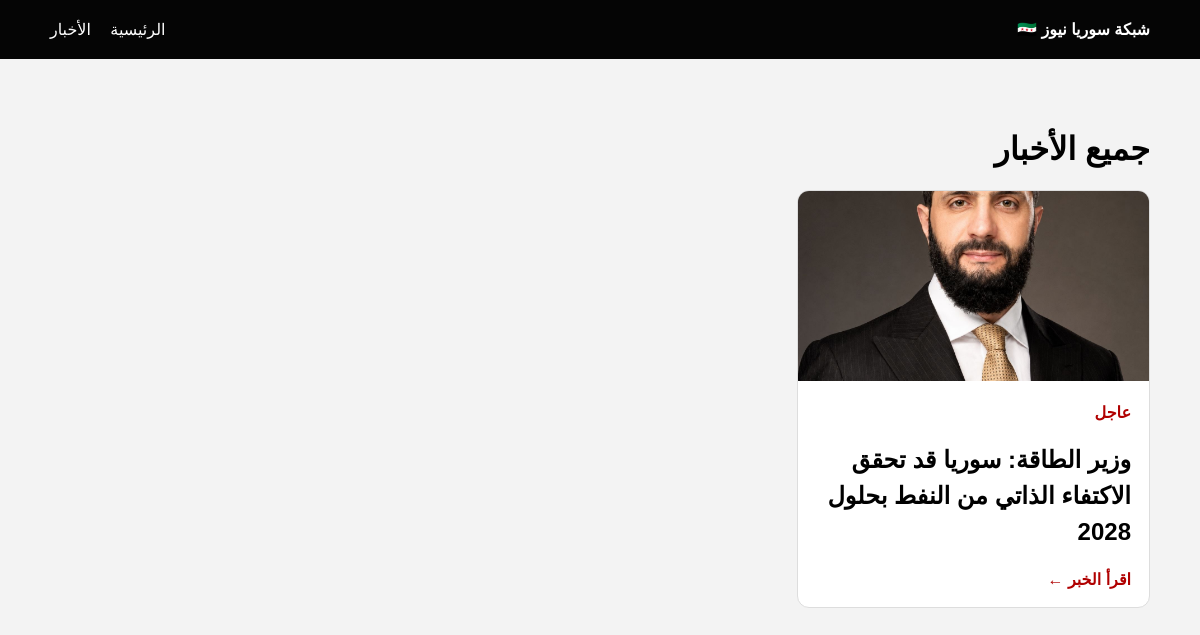
Page /news.php on the committed database.
### tables this page shows
CREATE TABLE news (
    id INTEGER PRIMARY KEY AUTOINCREMENT,
    title TEXT NOT NULL,
    content TEXT NOT NULL,
    image TEXT,
    category TEXT DEFAULT 'أخبار سوريا',
    created_at DATETIME DEFAULT CURRENT_TIMESTAMP
);

### news.php (the view, shortened to what this page needs)
<?php
require_once __DIR__ . '/database/db.php';
$result = $db->query("
    SELECT * FROM news
    ORDER BY datetime(created_at) DESC
");
?>
<!DOCTYPE html>
<html lang="ar" dir="rtl">
<head>
</head>
<body>
<header>
<div class="header">
<strong>شبكة سوريا نيوز 🇸🇾</strong>
<nav>
<a href="index.php">الرئيسية</a>
<a href="news.php">الأخبار</a>
</nav>
</div>
</header>
<main class="container">
<h1>جميع الأخبار</h1>
<div class="grid">
<?php while ($row = $result->fetchArray(SQLITE3_ASSOC)): ?>
<div class="card">
<?php if ($row['image']): ?>
<img src="<?= htmlspecialchars($row['image']) ?>">
<?php else: ?>
<div class="no-image">
شبكة سوريا نيوز
</div>
<?php endif; ?>
<div class="content">
<div class="category">
<?= htmlspecialchars($row['category']) ?>
</div>
<h2>
<?= htmlspecialchars($row['title']) ?>
</h2>
<a class="read" href="article.php?id=<?= (int)$row['id'] ?>">
اقرأ الخبر ←
</a>
</div>
</div>
<?php endwhile; ?>
</div>
</main>
</body>
</html>

### news.php (style rules this page uses)
body { margin: 0; font-family: Arial, Tahoma, sans-serif; background: #f3f3f3; }
header { background: #050505; color: white; padding: 20px; }
.header { max-width: 1100px; margin: auto; display: flex; justify-content: space-between; }
nav a { color: white; text-decoration: none; margin-right: 15px; }
.container { max-width: 1100px; margin: 35px auto; padding: 15px; }
.grid { display: grid; grid-template-columns: repeat(3,1fr); gap: 20px; }
.card { background: white; border-radius: 12px; overflow: hidden; border: 1px solid #ddd; }
.card img { width: 100%; height: 190px; object-fit: cover; }
.content { padding: 18px; }
.category { color: #b00000; font-weight: bold; }
h2 { line-height: 1.5; }
.read { color: #b00000; text-decoration: none; font-weight: bold; }

### rows in the picture
news: image (picture), category "عاجل", title "وزير الطاقة: سوريا قد تحقق الاكتفاء الذاتي من النفط بحلول 2028"
